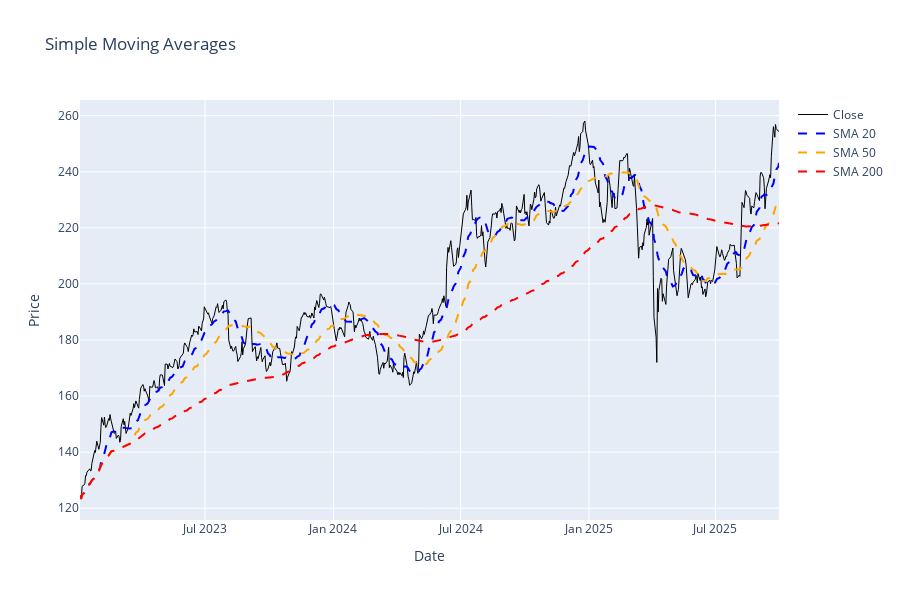

The code cell stored with this chart in its notebook:
### Markdown cell above
## 1. SMA - Simple Moving Average

Simple average of past N periods. Smooths noise, identifies trend direction. Price above SMA = uptrend, below = downtrend.

### Code cell
df["sma_20"] = calculate_sma(df, period=20)
df["sma_50"] = calculate_sma(df, period=50)
df["sma_200"] = calculate_sma(df, period=200)

fig = go.Figure()

fig.add_trace(go.Scatter(x=df["date"], y=df["close"], name="Close", line={"color": "black", "width": 1}))
fig.add_trace(go.Scatter(x=df["date"], y=df["sma_20"], name="SMA 20", line={"color": "blue", "dash": "dash"}))
fig.add_trace(go.Scatter(x=df["date"], y=df["sma_50"], name="SMA 50", line={"color": "orange", "dash": "dash"}))
fig.add_trace(go.Scatter(x=df["date"], y=df["sma_200"], name="SMA 200", line={"color": "red", "dash": "dash"}))

fig.update_layout(height=600, title_text="Simple Moving Averages", xaxis_title="Date", yaxis_title="Price")
fig.show()

print("SMA = Simple average of past N periods")
print("20-day: short-term trend")
print("50-day: intermediate trend")
print("200-day: long-term trend")

### Figure 1 — Plotly figure (JSON) as saved in the notebook; plotly's stock layout.template omitted (floating-point values rounded to 4 significant figures; data arrays with more than 128 entries replaced by an {"elided": "..."} marker saying what was removed)
{"data": [{"line": {"color": "black", "width": 1}, "name": "Close", "type": "scatter", "x": {"elided": "688 str values"}, "y": {"elided": "688 float values"}}, {"line": {"color": "blue", "dash": "dash"}, "name": "SMA 20", "type": "scatter", "x": {"elided": "688 str values"}, "y": {"elided": "688 float values"}}, {"line": {"color": "orange", "dash": "dash"}, "name": "SMA 50", "type": "scatter", "x": {"elided": "688 str values"}, "y": {"elided": "688 float values"}}, {"line": {"color": "red", "dash": "dash"}, "name": "SMA 200", "type": "scatter", "x": {"elided": "688 str values"}, "y": {"elided": "688 float values"}}], "layout": {"height": 600, "title": {"text": "Simple Moving Averages"}, "xaxis": {"title": {"text": "Date"}}, "yaxis": {"title": {"text": "Price"}}}}
